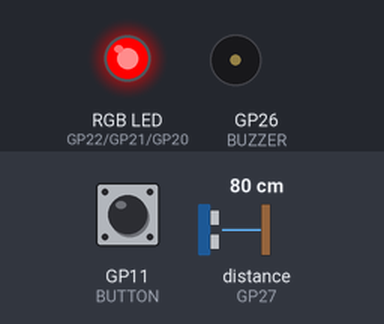
Bench run of a sketch on a simulated Raspberry Pi Pico W. On the bench: an RGB LED mixed from three pins (HIGH = lit), buzzer (waves = sounding). Wiring (from diagram.json): ultrasonic range finder: trigger GP28; echo GP27. Dashed ring = blinking. The inputs (shaded band) are chosen by the test bench; at power-on: distance to the obstacle (sensor on GP27) 80 cm, GP11 (BUTTON) HIGH. The echo pulse lasts 58.3 µs per cm; pins used as bus, display or sensor lines are not drawn.

Above: at 1.2 s.
1.3 s: distance to the obstacle (sensor on GP27) set to 68 cm
2.8 s: distance to the obstacle (sensor on GP27) set to 59 cm
At 4.0 s:
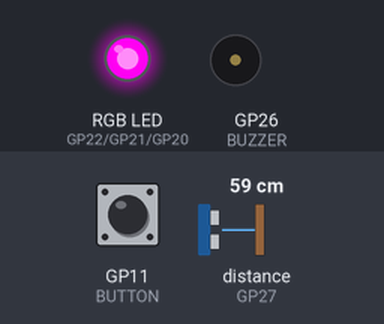
4.3 s: GP11 (BUTTON) pulled LOW for 0.15 s
At 5.2 s:
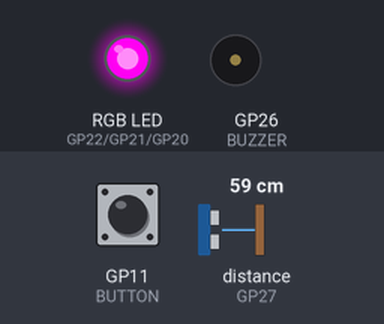
5.9 s: distance to the obstacle (sensor on GP27) set to 37 cm
7.4 s: distance to the obstacle (sensor on GP27) set to 29 cm
At 7.73 s:
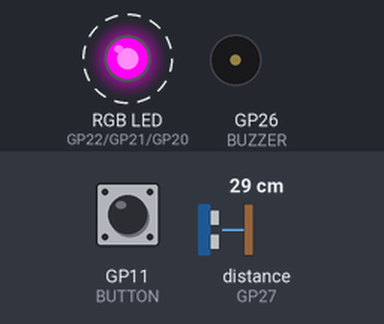
10.4 s: distance to the obstacle (sensor on GP27) set to 120 cm
At 11.5 s:
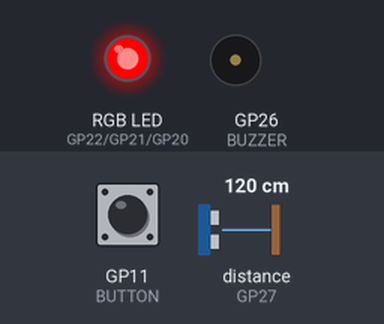
Timing chart, 0 to 13.0 s (numbered marks = the images above; inputs shaded):
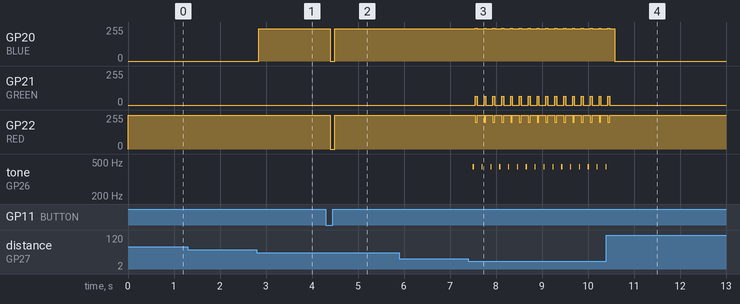

The sketch:

sketch.ino
```cpp
// Now turn this trash into treasure!
#define RED 22
#define GREEN 21
#define BLUE 20
#define TRIG 28
#define ECHO 27
#define BUZZER 26
#define BUTTON 11
int buttonState = LOW;
// i dont think the library i just tried to do works so im commenting it
/* #include <TM1637.h>;
const int CLK = 0;
const int DIO = 1;
TM1637 tm(CLK, DIO); */
void setup() {

  pinMode(TRIG, OUTPUT);
  pinMode(ECHO, INPUT);

  pinMode(RED, OUTPUT);
  pinMode(GREEN, OUTPUT);
  pinMode(BLUE, OUTPUT);

  pinMode(BUTTON, INPUT);

  Serial1.begin(115200);
  Serial1.println("Range finder with RGB LED marking distance");
}

void loop() {
  digitalWrite(TRIG, HIGH);
  delayMicroseconds(10);
  digitalWrite(TRIG, LOW);


  buttonState = digitalRead(BUTTON); // Read the button state

    if (buttonState == HIGH) {
        Serial1.println("Button  pressed!"); // Action when button is pressed
         int duration = pulseIn(ECHO, HIGH);
          int inches = duration / 148;

          Serial1.print("Distance in inches: ");
          Serial1.println(inches);
           if (inches > 144) { // over 10 feet
            analogWrite(GREEN, 0);
            analogWrite(RED, 0);
            analogWrite(BLUE, 255);
          } else if (inches > 120) { // over 10 feet
            analogWrite(GREEN, 244);
            analogWrite(RED, 3);
            analogWrite(BLUE, 252);
          } else if (inches > 96){
            analogWrite(GREEN, 255);
            analogWrite(RED, 0);
            analogWrite(BLUE, 0);
          } else if (inches > 72){
            analogWrite(GREEN, 255);
            analogWrite(RED, 238);
            analogWrite(BLUE, 0);
          } else if (inches > 48){
            analogWrite(GREEN, 89);
            analogWrite(RED, 255);
            analogWrite(BLUE, 0);
          } else if (inches > 24){
            analogWrite(GREEN, 0);
            analogWrite(RED, 255);
            analogWrite(BLUE, 0);
          } else if (inches > 12) {
            analogWrite(GREEN, 0);
            analogWrite(RED, 255);
            analogWrite(BLUE, 242);
          } else {
             analogWrite(GREEN, 0);
            analogWrite(RED, 255);
            analogWrite(BLUE, 242);
            tone(BUZZER, 440, 25); // middle A 10 ms
            delay(50);
            analogWrite(GREEN, 66);
            analogWrite(RED, 200);
            analogWrite(BLUE, 245);
            delay(40);
            analogWrite(GREEN, 0);
            analogWrite(RED, 255);
            analogWrite(BLUE, 242);// flashing for extra visibility below 1 foot
          }
          /* tm.display(0, (inches % 10));
         tm.display(1, (inches / 10) % 10);
           tm.display(2, (inches / 10) % 10);
          tm.display(3, 0); */
    } else {
        analogWrite(GREEN, 0);
        analogWrite(RED, 0);
        analogWrite(BLUE, 0);
    }

  delay(100);


}
```

Measured:
- the behaviour switches between 64 and 63 cm on distance to the obstacle (sensor on GP27) (found by bisection; images 0 and 1)
- the behaviour switches between 33 and 32 cm on distance to the obstacle (sensor on GP27) (found by bisection; images 2 and 3)
- after the input at 1.3 s, every drawn part: stays the same
- after the input at 2.8 s, GP20 (BLUE): 0/255 → 242/255 at once
- after the input at 4.3 s, GP20 (BLUE): 242/255 → 0/255 after 0.10 s, → 242/255 0.10 s later; GP22 (RED): 255/255 → 0/255 after 0.10 s, → 255/255 0.10 s later
- after the input at 5.9 s, every drawn part: stays the same
- after the input at 7.4 s, GP20 (BLUE): alternates 245/255 for 0.04 s and 242/255 for 0.15 s, starting after 0.15 s; GP21 (GREEN): alternates 66/255 for 0.04 s and 0/255 for 0.15 s, starting after 0.15 s
- after the input at 10.4 s, GP21 (GREEN): goes on until 10.5 s, then stays 0/255; GP22 (RED): goes on until 10.5 s, then stays 255/255; tone on GP26 (BUZZER): goes on until 10.4 s, then stays silent
